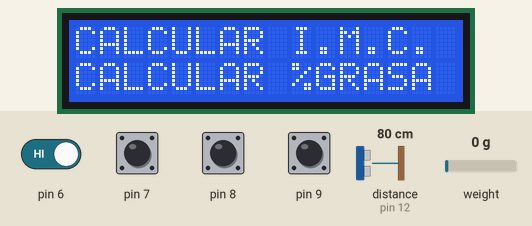
This sketch was run on a simulated Arduino Uno, built with avr-gcc and run on an emulated ATmega328P. Shown: 16×2 character LCD. Inputs (shaded band) come from the test bench; at power-on: pin 6–9 HIGH, distance to the obstacle (sensor on pin 12) 80 cm, weight on the scale 0 g. The echo pulse lasts 58.3 µs per cm; what the sketch prints to the serial monitor is not drawn.

Above: at 5.7 s.
5.8 s: pin 8 pulled LOW for 0.15 s
At 6.2 s:
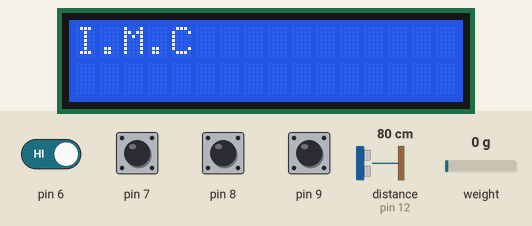
8.9 s: pin 6 driven LOW
At 11.7 s:
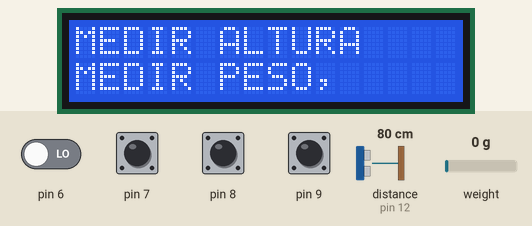
11.9 s: pin 6 driven HIGH and pin 8 driven LOW
At 12.6 s:
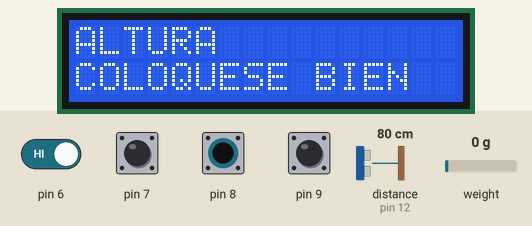
14.9 s: distance to the obstacle (sensor on pin 12) set to 2 cm
At 16.2 s:
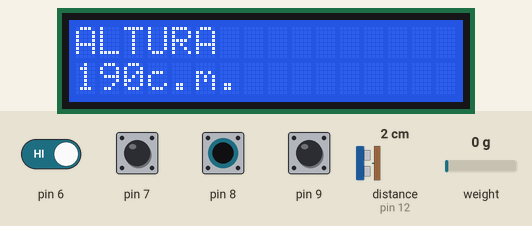
17.9 s: distance to the obstacle (sensor on pin 12) set to 4 cm
At 19.0 s:
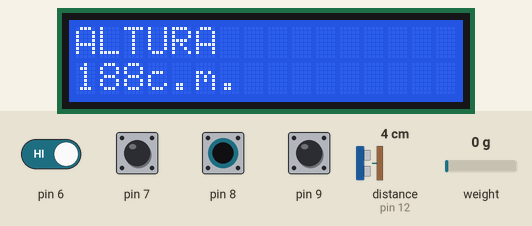
20.9 s: distance to the obstacle (sensor on pin 12) set to 60 cm
At 22.8 s:
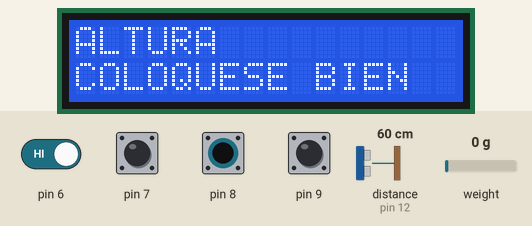
Timing chart, 0 to 24.3 s (numbered marks = the images above; inputs shaded):
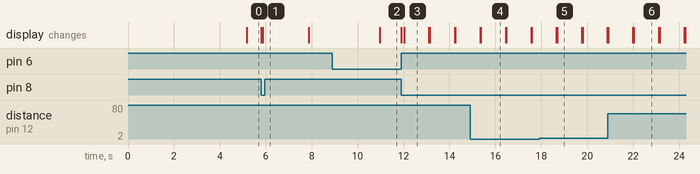

Measured:
- after the input at 5.8 s, the display: first changes at once (image 1 shows a later state)
- after the input at 8.9 s, the display: changes after 2.1 s (image 2)
- after the input at 11.9 s, the display: first changes at once (image 3 shows a later state)
- after the input at 14.9 s, the display: first differs from a run without the input after 0.47 s (image 4)
- after the input at 17.9 s, the display: first differs from a run without the input after 0.79 s (image 5)
- after the input at 20.9 s, the display: first differs from a run without the input after 1.1 s (image 6)
- what the display in image 3 shows lasts 1.1 s, from 12.0 s to 13.1 s

The sketch:

Final.ino
```cpp
#include <LiquidCrystal_I2C.h>
#include <SoftwareSerial.h>

#include <Wire.h>
#include "HX711.h"
#include "SR04.h"
#define TRIG_PIN 12
#define ECHO_PIN 11
SR04 sr04 = SR04(ECHO_PIN, TRIG_PIN);
long a;
long b;

#define DOUT  A1
#define CLK  A0
HX711 balanza;

LiquidCrystal_I2C lcd(0x27, 16, 2);
int btnS1 = 0;
int btnS2 = 0;
int btnS3 = 0;
int btnS4 = 0;


int currentmenu = 1;
bool entrasteauno = false;

unsigned long startMillis;  //some global variables available anywhere in the program
unsigned long currentMillis = 0;
const unsigned long period = 3000;  //the value is a number of milliseconds

int selecta = 0;

//b1=8 b2=9
//b3=6 b4=7

void setup() {
  Serial.begin(9600);
  balanza.begin(DOUT, CLK);
  Wire.begin();
  lcd.backlight();
  lcd.init();
  lcd.println("<<<S.C.P.>>>");
  delay(2000);
//  lcd.clear();
//  lcd.setCursor( 0, 0 );
//  lcd.print( "MEDIR ALTURA" );
//  lcd.setCursor( 0, 1 );
//  lcd.print( "MEDIR PESO." );


  pinMode(8, INPUT);
  digitalWrite(8, HIGH);

  pinMode(9, INPUT);
  digitalWrite(9, HIGH);

  pinMode(6, INPUT);
  digitalWrite(6, HIGH);

  pinMode(7, INPUT);
  digitalWrite(7, HIGH);

  startMillis = millis();  //initial start time


  balanza.set_scale(235970.3014); // Establecemos la escala

  balanza.set_scale(26526.59574); // Establecemos la escala

  balanza.tare(20);  //El peso actual es considerado Tara.


}

void loop() {

  //  _     _        __
  // | |   | |      /_ |
  // | |__ | |_ _ __ | |
  // | '_ \| __| '_ \| |
  // | |_) | |_| | | | |
  // |_.__/ \__|_| |_|_|

  if ( digitalRead( 8 ) == LOW && btnS1 == HIGH && digitalRead( 9 ) == HIGH && digitalRead( 6 )  == HIGH && digitalRead( 7 )  == HIGH) {
    if (currentmenu == 1) {
      selecta = 10;
    } else if (currentmenu == 2) {
      selecta = 30;
    }
    lcd.clear();

  }
  btnS1 = digitalRead( 8 );

  //  _     _         ___
  // | |   | |       |__ \
  // | |__ | |_ _ __    ) |
  // | '_ \| __| '_ \  / /
  // | |_) | |_| | | |/ /_
  // |_.__/ \__|_| |_|____|

  if ( digitalRead( 9 ) == LOW && btnS2 == HIGH && digitalRead( 8 ) == HIGH && digitalRead( 6 )  == HIGH && digitalRead( 7 )  == HIGH ) {
    if (currentmenu == 1) {
      selecta = 249;
    } else if (currentmenu == 2) {
      selecta = 40;
    }
    lcd.clear();

  }
  btnS2 = digitalRead( 9 );

  //  _     _         ____
  // | |   | |       |___ \
  // | |__ | |_ _ __   __) |
  // | '_ \| __| '_ \ |__ <
  // | |_) | |_| | | |___) |
  // |_.__/ \__|_| |_|____/

  if ( digitalRead( 6 ) == LOW && btnS3 == HIGH && digitalRead( 8 ) == HIGH && digitalRead( 9 )  == HIGH && digitalRead( 7 )  == HIGH) {
    selecta = 50;

  }
  btnS3 = digitalRead( 6 );

  //               _ _       _
  //              (_) |     | |
  //  _____      ___| |_ ___| |__
  // / __\ \ /\ / / | __/ __| '_ \
  // \__ \\ V  V /| | || (__| | | |
  // |___/ \_/\_/ |_|\__\___|_| |_|

  switch (selecta) {
    case 10:
      //altura
      case1();
      break;


    case 249:
      //peso
      case249a();
      break;


    case 30:
      //imc
      case3();
      break;


    case 40:
      //grasa
      case4();
      break;


    case 50:
      if (!entrasteauno) {

      } else {
        mainmenu();
      }

      break;

    default:
      mainmenu();
  }


  //aqui acaba loop
}

//
//  _ __   ___  ___  ___
// | '_ \ / _ \/ __|/ _ \
// | |_) |  __/\__ \ (_) |
// | .__/ \___||___/\___/
// | |
// |_|

void case249a() {
  entrasteauno = true;

  do {
    Wire.begin();
    lcd.backlight();
    lcd.init();
    lcd.clear();
    lcd.setCursor( 0, 0 );
    lcd.print("Peso");

    lcd.setCursor( 0, 1 );
    lcd.print(balanza.get_units(20), 3);
    Serial.println("dasd");

    delay(500);
  } while (digitalRead( 6 ) == HIGH);

}


//        _ _
//       | | |
//   __ _| | |_ _   _ _ __ __ _
//  / _` | | __| | | | '__/ _` |
// | (_| | | |_| |_| | | | (_| |
//  \__,_|_|\__|\__,_|_|  \__,_|


void case1() {
  entrasteauno = true;

  do {
    Wire.begin();
    lcd.backlight();
    lcd.init();
    lcd.clear();
    lcd.setCursor( 0, 0 );
    lcd.print( "ALTURA" );

    a = sr04.Distance();
    int b = 192 - a;
    if (b > 150) {
      lcd.setCursor( 0, 1 );
      lcd.print(b);
      lcd.println("c.m.");
    }else{
      lcd.setCursor( 0, 1 );
      lcd.println("COLOQUESE BIEN");
    }

    delay(500);


    delay(500);
  } while (digitalRead( 6 ) == HIGH);
}


//  _
// (_)
//  _ _ __ ___   ___
// | | '_ ` _ \ / __|
// | | | | | | | (__
// |_|_| |_| |_|\___

void case3() {
  entrasteauno = true;
  do {
    Wire.begin();
    lcd.backlight();
    lcd.init();
    lcd.clear();
    lcd.setCursor( 0, 0 );
    lcd.print( "I.M.C" );


    lcd.setCursor( 0, 1 );
    lcd.print(balanza.get_units(20), 3);
    Serial.print(balanza.get_units(20), 3);

//    a = sr04.Distance();
//    int b = 192 - a;
//    if (b > 150 && pesito > 1.0) {
//      int c = (b / 100);
//      int d = pow(c, 2);
//
//      double imc = pesito / d;
//
//      lcd.setCursor( 0, 1 );
//      lcd.print("IMC: ");
//      lcd.println(imc);
//    }

    delay(1000);
  } while (digitalRead( 6 ) == HIGH);

}


//
//   __ _ _ __ __ _ ___  __ _
//  / _` | '__/ _` / __|/ _` |
// | (_| | | | (_| \__ \ (_| |
//  \__, |_|  \__,_|___/\__,_|
//   __/ |
//  |___/

void case4() {
  entrasteauno = true;
  do {
    Wire.begin();
    lcd.backlight();
    lcd.init();
    lcd.clear();
    lcd.setCursor( 0, 0 );
    lcd.print( "GRASA" );

    lcd.setCursor( 0, 1 );
    lcd.println("Aquivagrasa: ");

    delay(500);
  } while (digitalRead( 6 ) == HIGH);
}


void mainmenu() {
  currentMillis = millis();  //get the current "time" (actually the number of milliseconds since the program started)
  if (currentMillis - startMillis >= period)  //test whether the period has elapsed
  {
    if (currentmenu == 1) {
      menu2();
      currentmenu++;
    } else if (currentmenu == 2) {
      menu1();
      currentmenu = 1;
    }
    startMillis = currentMillis;  //IMPORTANT to save the start time of the current LED state.
  }
}

void menu1() {
  selecta = 0;

  Wire.begin();
  lcd.backlight();
  lcd.init();
  lcd.clear();


  lcd.setCursor( 0, 0 );
  lcd.print( "MEDIR ALTURA" );
  lcd.setCursor( 0, 1 );
  lcd.print( "MEDIR PESO," );
}

void menu2() {
  selecta = 0;
  entrasteauno = false;

  Wire.begin();
  lcd.backlight();
  lcd.init();
  lcd.clear();

  lcd.setCursor( 0, 0 );
  lcd.print( "CALCULAR I.M.C." );
  lcd.setCursor( 0, 1 );
  lcd.print( "CALCULAR %GRASA" );
}
```
